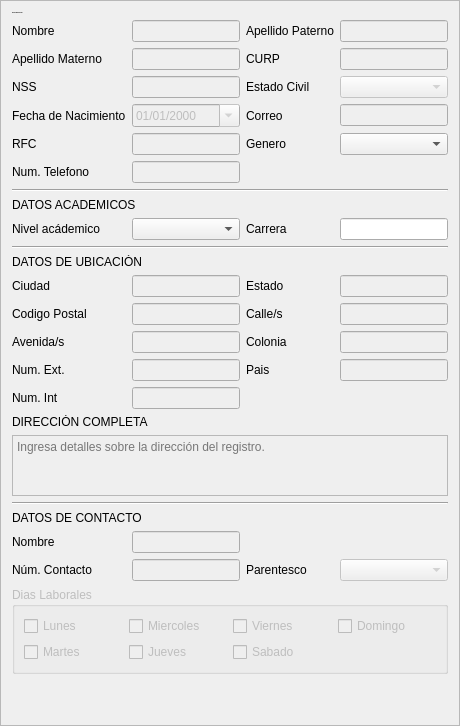
              <widget class="QFrame" name="contenedor_Izquierdo">
               <property name="minimumSize">
                <size>
                 <width>0</width>
                 <height>0</height>
                </size>
               </property>
               <property name="maximumSize">
                <size>
                 <width>16777215</width>
                 <height>16777215</height>
                </size>
               </property>
               <property name="frameShape">
                <enum>QFrame::Shape::StyledPanel</enum>
               </property>
               <property name="frameShadow">
                <enum>QFrame::Shadow::Raised</enum>
               </property>
               <layout class="QGridLayout" name="gridLayout">
                <item row="22" column="2">
                 <widget class="QLabel" name="etiqueta_parentescocontactoemergencia">
                  <property name="text">
                   <string>Parentesco</string>
                  </property>
                 </widget>
                </item>
                <item row="1" column="0">
                 <widget class="QLabel" name="etiqueta_nombre">
                  <property name="text">
                   <string>Nombre</string>
                  </property>
                 </widget>
                </item>
                <item row="21" column="0">
                 <widget class="QLabel" name="etiqueta_nombrecontactoemergencia">
                  <property name="text">
                   <string>Nombre</string>
                  </property>
                 </widget>
                </item>
                <item row="5" column="0">
                 <widget class="QLabel" name="etiqueta_rfc">
                  <property name="text">
                   <string>RFC</string>
                  </property>
                 </widget>
                </item>
                <item row="21" column="1">
                 <widget class="QLineEdit" name="txt_nombrecontactoemergencia">
                  <property name="enabled">
                   <bool>false</bool>
                  </property>
                 </widget>
                </item>
                <item row="16" column="0">
                 <widget class="QLabel" name="etiqueta_numinterior">
                  <property name="text">
                   <string>Num. Int</string>
                  </property>
                 </widget>
                </item>
                <item row="2" column="1">
                 <widget class="QLineEdit" name="txt_apellidomaterno">
                  <property name="enabled">
                   <bool>false</bool>
                  </property>
                 </widget>
                </item>
                <item row="9" column="3">
                 <widget class="QLineEdit" name="txt_carreraperfil"/>
                </item>
                <item row="1" column="1">
                 <widget class="QLineEdit" name="txt_nombre">
                  <property name="enabled">
                   <bool>false</bool>
                  </property>
                 </widget>
                </item>
                <item row="24" column="0">
                 <spacer name="verticalSpacer_3">
                  <property name="orientation">
                   <enum>Qt::Orientation::Vertical</enum>
                  </property>
                  <property name="sizeHint" stdset="0">
                   <size>
                    <width>20</width>
                    <height>40</height>
                   </size>
                  </property>
                 </spacer>
                </item>
                <item row="0" column="0" colspan="4">
                 <widget class="QLabel" name="etiquetaTitulo_datospersonales">
                  <property name="font">
                   <font>
                    <family>Arial</family>
                    <pointsize>-1</pointsize>
                    <bold>true</bold>
                   </font>
                  </property>
                  <property name="text">
                   <string>DATOS PERSONALES</string>
                  </property>
                 </widget>
                </item>
                <item row="13" column="2">
                 <widget class="QLabel" name="etiqueta_calles">
                  <property name="text">
                   <string>Calle/s</string>
                  </property>
                 </widget>
                </item>
                <item row="22" column="3">
                 <widget class="QComboBox" name="cajaOpciones_parentescocontactoemergencia">
                  <property name="enabled">
                   <bool>false</bool>
                  </property>
                  <property name="sizeAdjustPolicy">
                   <enum>QComboBox::SizeAdjustPolicy::AdjustToContents</enum>
                  </property>
                 </widget>
                </item>
                <item row="20" column="0" colspan="4">
                 <widget class="QLabel" name="etiquetaTitulo_contactoemergencia">
                  <property name="text">
                   <string>DATOS DE CONTACTO</string>
                  </property>
                 </widget>
                </item>
                <item row="1" column="2">
                 <widget class="QLabel" name="etiqueta_apellidopaterno">
                  <property name="text">
                   <string>Apellido Paterno</string>
                  </property>
                 </widget>
                </item>
                <item row="16" column="1">
                 <widget class="QLineEdit" name="txt_numerointerior">
                  <property name="enabled">
                   <bool>false</bool>
                  </property>
                 </widget>
                </item>
                <item row="22" column="0">
                 <widget class="QLabel" name="etiqueta_numtelefonocontactoemergencia">
                  <property name="text">
                   <string>Núm. Contacto</string>
                  </property>
                 </widget>
                </item>
                <item row="15" column="1">
                 <widget class="QLineEdit" name="txt_numeroexterior">
                  <property name="enabled">
                   <bool>false</bool>
                  </property>
                 </widget>
                </item>
                <item row="3" column="0">
                 <widget class="QLabel" name="etiqueta_numerosegurosocial">
                  <property name="text">
                   <string>NSS</string>
                  </property>
                 </widget>
                </item>
                <item row="12" column="3">
                 <widget class="QLineEdit" name="txt_estado">
                  <property name="enabled">
                   <bool>false</bool>
                  </property>
                 </widget>
                </item>
                <item row="4" column="1">
                 <widget class="QDateEdit" name="fecha_fechanacimiento">
                  <property name="enabled">
                   <bool>false</bool>
                  </property>
                  <property name="displayFormat">
                   <string>dd/MM/yyyy</string>
                  </property>
                  <property name="calendarPopup">
                   <bool>true</bool>
                  </property>
                 </widget>
                </item>
                <item row="9" column="2">
                 <widget class="QLabel" name="etiqueta_carreraperfil">
                  <property name="text">
                   <string>Carrera</string>
                  </property>
                 </widget>
                </item>
                <item row="14" column="3">
                 <widget class="QLineEdit" name="txt_colonia">
                  <property name="enabled">
                   <bool>false</bool>
                  </property>
                 </widget>
                </item>
                <item row="10" column="0" colspan="4">
                 <widget class="Line" name="line">
                  <property name="orientation">
                   <enum>Qt::Orientation::Horizontal</enum>
                  </property>
                 </widget>
                </item>
                <item row="12" column="0">
                 <widget class="QLabel" name="etiqueta_ciudad">
                  <property name="text">
                   <string>Ciudad</string>
                  </property>
                 </widget>
                </item>
                <item row="3" column="2">
                 <widget class="QLabel" name="etiqueta_estadocivil">
                  <property name="text">
                   <string>Estado Civil</string>
                  </property>
                 </widget>
                </item>
                <item row="4" column="2">
                 <widget class="QLabel" name="etiqueta_correo">
                  <property name="text">
                   <string>Correo</string>
                  </property>
                 </widget>
                </item>
                <item row="5" column="1">
                 <widget class="QLineEdit" name="txt_rfc">
                  <property name="enabled">
                   <bool>false</bool>
                  </property>
                 </widget>
                </item>
                <item row="4" column="0">
                 <widget class="QLabel" name="etiqueta_fechanacimiento">
                  <property name="text">
                   <string>Fecha de Nacimiento</string>
                  </property>
                 </widget>
                </item>
                <item row="1" column="3">
                 <widget class="QLineEdit" name="txt_apellidopaterno">
                  <property name="enabled">
                   <bool>false</bool>
                  </property>
                 </widget>
                </item>
                <item row="13" column="3">
                 <widget class="QLineEdit" name="txt_calles">
                  <property name="enabled">
                   <bool>false</bool>
                  </property>
                 </widget>
                </item>
                <item row="2" column="2">
                 <widget class="QLabel" name="etiqueta_curp">
                  <property name="text">
                   <string>CURP</string>
                  </property>
                 </widget>
                </item>
                <item row="23" column="0" colspan="4">
                 <widget class="QGroupBox" name="grupobox_etiqueta_diaslaborales_2">
                  <property name="enabled">
                   <bool>false</bool>
                  </property>
                  <property name="title">
                   <string>Dias Laborales</string>
                  </property>
                  <layout class="QGridLayout" name="gridLayout_8">
                   <item row="0" column="0">
                    <widget class="QCheckBox" name="opcion_lunes">
                     <property name="text">
                      <string>Lunes</string>
                     </property>
                    </widget>
                   </item>
                   <item row="0" column="1">
                    <widget class="QCheckBox" name="opcion_miercoles">
                     <property name="text">
                      <string>Miercoles</string>
                     </property>
                    </widget>
                   </item>
                   <item row="0" column="2">
                    <widget class="QCheckBox" name="opcion_viernes">
                     <property name="text">
                      <string>Viernes</string>
                     </property>
                    </widget>
                   </item>
                   <item row="0" column="3">
                    <widget class="QCheckBox" name="opcion_domingo">
                     <property name="text">
                      <string>Domingo</string>
                     </property>
                    </widget>
                   </item>
                   <item row="1" column="0">
                    <widget class="QCheckBox" name="opcion_martes">
                     <property name="text">
                      <string>Martes</string>
                     </property>
                    </widget>
                   </item>
                   <item row="1" column="1">
                    <widget class="QCheckBox" name="opcion_jueves">
                     <property name="text">
                      <string>Jueves</string>
                     </property>
                    </widget>
                   </item>
                   <item row="1" column="2">
                    <widget class="QCheckBox" name="opcion_sabado">
                     <property name="text">
                      <string>Sabado</string>
                     </property>
                    </widget>
                   </item>
                  </layout>
                 </widget>
                </item>
                <item row="12" column="2">
                 <widget class="QLabel" name="etiqueta_estado">
                  <property name="text">
                   <string>Estado</string>
                  </property>
                 </widget>
                </item>
                <item row="13" column="1">
                 <widget class="QLineEdit" name="txt_codigopostal">
                  <property name="enabled">
                   <bool>false</bool>
                  </property>
                 </widget>
                </item>
                <item row="2" column="0">
                 <widget class="QLabel" name="etiqueta_apellidomaterno">
                  <property name="text">
                   <string>Apellido Materno</string>
                  </property>
                 </widget>
                </item>
                <item row="19" column="0" colspan="4">
                 <widget class="Line" name="line_4">
                  <property name="orientation">
                   <enum>Qt::Orientation::Horizontal</enum>
                  </property>
                 </widget>
                </item>
                <item row="2" column="3">
                 <widget class="QLineEdit" name="txt_curp">
                  <property name="enabled">
                   <bool>false</bool>
                  </property>
                 </widget>
                </item>
                <item row="12" column="1">
                 <widget class="QLineEdit" name="txt_ciudad">
                  <property name="enabled">
                   <bool>false</bool>
                  </property>
                 </widget>
                </item>
                <item row="8" column="0" colspan="4">
                 <widget class="QLabel" name="etiquetaTitulo_datosacademicosperfil">
                  <property name="text">
                   <string>DATOS ACADEMICOS</string>
                  </property>
                 </widget>
                </item>
                <item row="4" column="3">
                 <widget class="QLineEdit" name="txt_correo">
                  <property name="enabled">
                   <bool>false</bool>
                  </property>
                 </widget>
                </item>
                <item row="15" column="0">
                 <widget class="QLabel" name="etiqueta_nexterior">
                  <property name="text">
                   <string>Num. Ext.</string>
                  </property>
                 </widget>
                </item>
                <item row="22" column="1">
                 <widget class="QLineEdit" name="txt_numtelefonocontactoemergencia">
                  <property name="enabled">
                   <bool>false</bool>
                  </property>
                 </widget>
                </item>
                <item row="11" column="0" colspan="2">
                 <widget class="QLabel" name="etiquetaTitulo_datosubicacion">
                  <property name="text">
                   <string>DATOS DE UBICACIÓN</string>
                  </property>
                 </widget>
                </item>
                <item row="9" column="1">
                 <widget class="QComboBox" name="cajaOpciones_nivelacademicoperfil"/>
                </item>
                <item row="15" column="2">
                 <widget class="QLabel" name="etiqueta_pais">
                  <property name="text">
                   <string>Pais</string>
                  </property>
                 </widget>
                </item>
                <item row="18" column="0" colspan="4">
                 <widget class="QPlainTextEdit" name="txtlargo_referenciadireccion">
                  <property name="enabled">
                   <bool>false</bool>
                  </property>
                  <property name="maximumSize">
                   <size>
                    <width>16777215</width>
                    <height>61</height>
                   </size>
                  </property>
                  <property name="tabChangesFocus">
                   <bool>false</bool>
                  </property>
                  <property name="backgroundVisible">
                   <bool>false</bool>
                  </property>
                  <property name="centerOnScroll">
                   <bool>false</bool>
                  </property>
                  <property name="placeholderText">
                   <string>Ingresa detalles sobre la dirección del registro.</string>
                  </property>
                  <property name="tabStopWidth" stdset="0">
                   <number>80</number>
                  </property>
                 </widget>
                </item>
                <item row="14" column="2">
                 <widget class="QLabel" name="etiqueta_colonia">
                  <property name="text">
                   <string>Colonia</string>
                  </property>
                 </widget>
                </item>
                <item row="13" column="0">
                 <widget class="QLabel" name="etiqueta_cpostal">
                  <property name="text">
                   <string>Codigo Postal</string>
                  </property>
                 </widget>
                </item>
                <item row="17" column="0" colspan="2">
                 <widget class="QLabel" name="etiquetaTitulo_referencias">
                  <property name="text">
                   <string>DIRECCIÓN COMPLETA</string>
                  </property>
                  <property name="wordWrap">
                   <bool>true</bool>
                  </property>
                 </widget>
                </item>
                <item row="3" column="1">
                 <widget class="QLineEdit" name="txt_numerosocial">
                  <property name="enabled">
                   <bool>false</bool>
                  </property>
                 </widget>
                </item>
                <item row="5" column="3">
                 <widget class="QComboBox" name="cajaOpciones_generoperfil"/>
                </item>
                <item row="5" column="2">
                 <widget class="QLabel" name="etiqueta_generoperfil">
                  <property name="text">
                   <string>Genero</string>
                  </property>
                 </widget>
                </item>
                <item row="3" column="3">
                 <widget class="QComboBox" name="cajaOpciones_estadosocial">
                  <property name="enabled">
                   <bool>false</bool>
                  </property>
                  <property name="sizeAdjustPolicy">
                   <enum>QComboBox::SizeAdjustPolicy::AdjustToContents</enum>
                  </property>
                 </widget>
                </item>
                <item row="14" column="1">
                 <widget class="QLineEdit" name="txt_avenidas">
                  <property name="enabled">
                   <bool>false</bool>
                  </property>
                 </widget>
                </item>
                <item row="15" column="3">
                 <widget class="QLineEdit" name="txt_pais">
                  <property name="enabled">
                   <bool>false</bool>
                  </property>
                 </widget>
                </item>
                <item row="14" column="0">
                 <widget class="QLabel" name="etiqueta_avenidas">
                  <property name="text">
                   <string>Avenida/s</string>
                  </property>
                 </widget>
                </item>
                <item row="7" column="0" colspan="4">
                 <widget class="Line" name="line_5">
                  <property name="orientation">
                   <enum>Qt::Orientation::Horizontal</enum>
                  </property>
                 </widget>
                </item>
                <item row="9" column="0">
                 <widget class="QLabel" name="etiqueta_nivelacademicoperfil">
                  <property name="text">
                   <string>Nivel acádemico</string>
                  </property>
                 </widget>
                </item>
                <item row="6" column="0">
                 <widget class="QLabel" name="etiqueta_telefono">
                  <property name="text">
                   <string>Num. Telefono</string>
                  </property>
                 </widget>
                </item>
                <item row="6" column="1">
                 <widget class="QLineEdit" name="txt_numerotelefono">
                  <property name="enabled">
                   <bool>false</bool>
                  </property>
                 </widget>
                </item>
               </layout>
              </widget>
